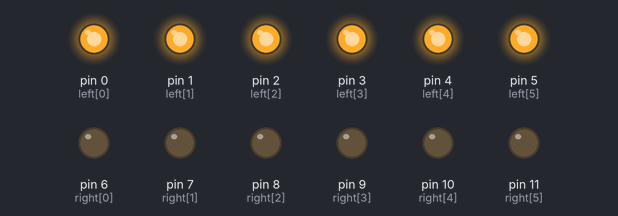
Recording of a program running on a simulated MicroPython board. On the bench: output pins drawn as LEDs (lit = HIGH).

Above: at 0.04 s.
At 1.48 s:
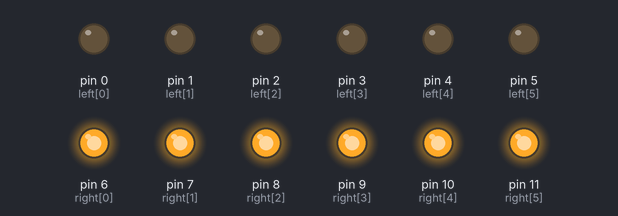
At 2.84 s:
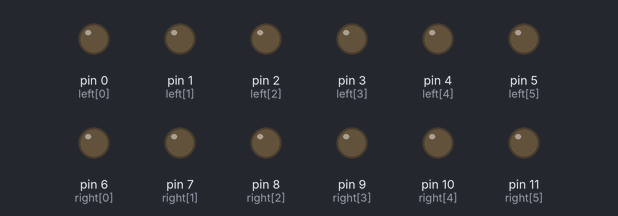
Timing chart, 0 to 3.1 s (numbered marks = the images above):
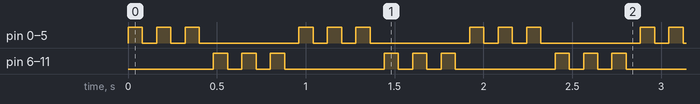

Measured:
- by itself, pin 0 (left[0]), pin 1 (left[1]), pin 2 (left[2]), pin 3 (left[3]), pin 4 (left[4]), pin 5 (left[5]), pin 6 (right[0]), pin 7 (right[1]), pin 8 (right[2]), pin 9 (right[3]), pin 10 (right[4]), pin 11 (right[5]): repeats every 0.96 s: 2 × (LOW 0.08 s, HIGH 0.08 s), LOW 0.56 s, HIGH 0.08 s

The program:

POLICE__NO_BUTTONS_.py
```python
from machine import Pin
import time

left = [Pin(i, Pin.OUT) for i in range(6)]
right = [Pin(i, Pin.OUT) for i in range(6, 12)]

while True:
    for _ in range(3):
        for led in left:
            led.value(1)
        time.sleep(0.08)
        for led in left:
            led.value(0)
        time.sleep(0.08)

    for _ in range(3):
        for led in right:
            led.value(1)
        time.sleep(0.08)
        for led in right:
            led.value(0)
        time.sleep(0.08)
```
